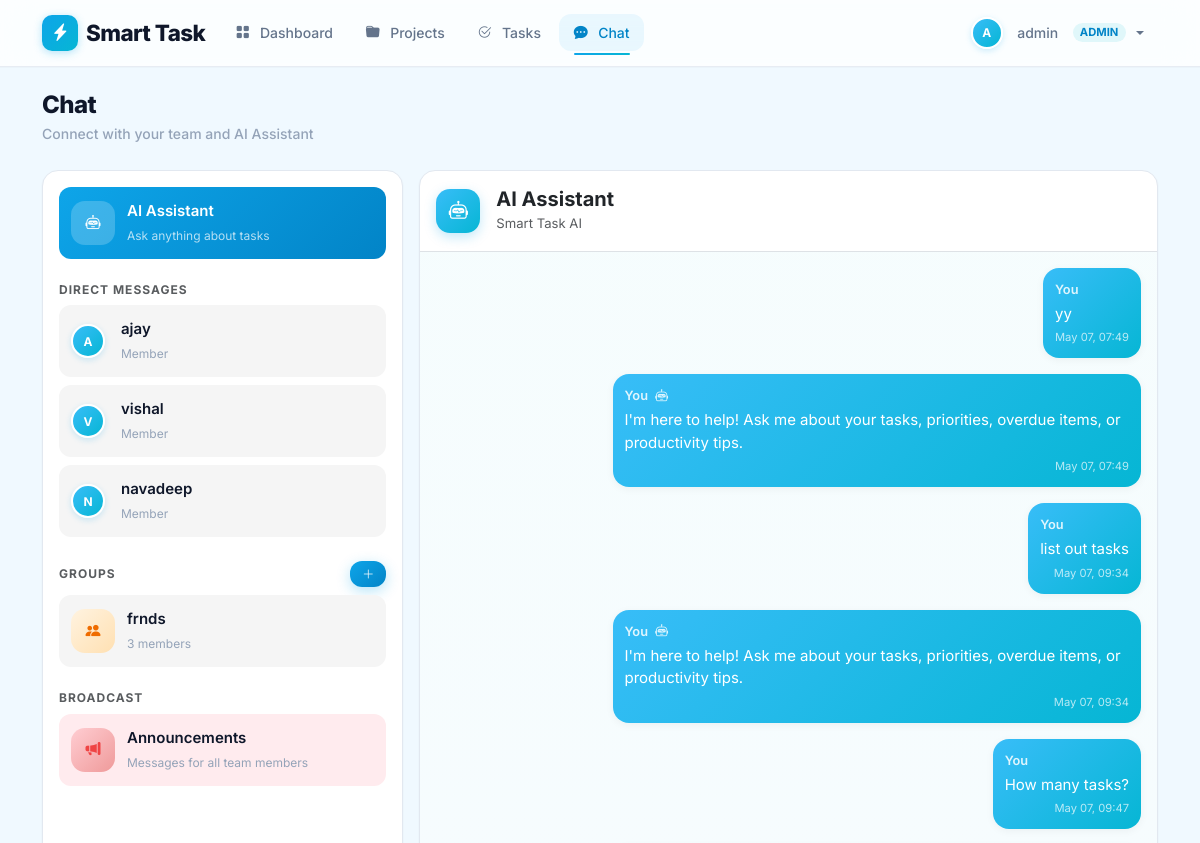
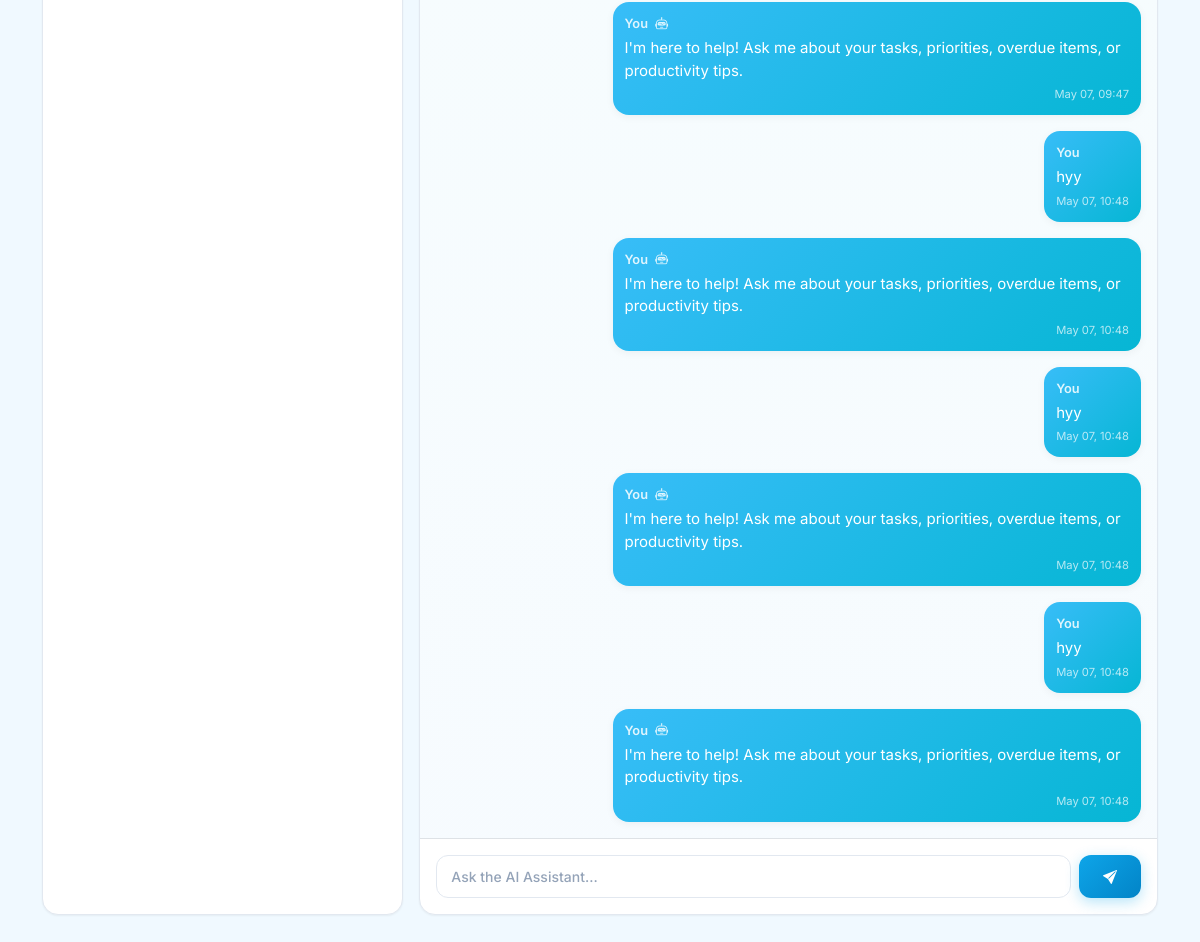
Page /chat (signed in) on the committed database (2 pictures, top to bottom).
### app.py (models this page shows)
class User(db.Model):
    id = db.Column(db.Integer, primary_key=True)
    username = db.Column(db.String(80), unique=True, nullable=False)
    email = db.Column(db.String(120), unique=True, nullable=False)
    password = db.Column(db.String(200), nullable=False)
    role = db.Column(db.String(20), default='member')  # admin or member
    created_at = db.Column(db.DateTime, default=datetime.utcnow)
    owned_projects = db.relationship('Project', backref='owner', lazy=True, foreign_keys='Project.owner_id')
    member_projects = db.relationship('Project', secondary=project_members, backref='members')
    assigned_tasks = db.relationship('Task', backref='assignee', lazy=True, foreign_keys='Task.assigned_to')
    created_tasks = db.relationship('Task', backref='creator', lazy=True, foreign_keys='Task.created_by')

class ChatGroup(db.Model):
    id = db.Column(db.Integer, primary_key=True)
    name = db.Column(db.String(100), nullable=False)
    created_by = db.Column(db.Integer, db.ForeignKey('user.id'), nullable=False)
    created_at = db.Column(db.DateTime, default=datetime.utcnow)
    members = db.relationship('User', secondary=group_members, backref='chat_groups')
    creator = db.relationship('User', foreign_keys=[created_by])

class Message(db.Model):
    id = db.Column(db.Integer, primary_key=True)
    content = db.Column(db.Text, nullable=False)
    sender_id = db.Column(db.Integer, db.ForeignKey('user.id'), nullable=False)
    receiver_id = db.Column(db.Integer, db.ForeignKey('user.id'), nullable=True)  # for DMs
    group_id = db.Column(db.Integer, db.ForeignKey('chat_group.id'), nullable=True)  # for groups
    is_broadcast = db.Column(db.Boolean, default=False)
    created_at = db.Column(db.DateTime, default=datetime.utcnow)
    sender = db.relationship('User', foreign_keys=[sender_id], backref='sent_messages')
    receiver = db.relationship('User', foreign_keys=[receiver_id], backref='received_messages')
    group = db.relationship('ChatGroup', backref='messages')

### app.py (the view, shortened to what this page needs)
@app.route('/chat')
@login_required
def chat():
    user = User.query.get(session['user_id'])
    users = User.query.filter(User.id != user.id).all()
    groups = ChatGroup.query.all()
    try:
        chat_status = UserChatStatus.query.filter_by(user_id=user.id).first()
        if not chat_status:
            chat_status = UserChatStatus(user_id=user.id)
            db.session.add(chat_status)
        chat_status.last_read_at = datetime.utcnow()
        db.session.commit()
    except Exception:
        db.session.rollback()  # Table may not exist yet
    chat_type = request.args.get('type', 'ai')  # ai, dm, group, broadcast
    chat_id = request.args.get('id', type=int)
    messages = []
    selected_user = None
    selected_group = None
    ai_mode = False
    if chat_type == 'dm' and chat_id:
        selected_user = User.query.get(chat_id)
        messages = Message.query.filter(
            ((Message.sender_id == user.id) & (Message.receiver_id == chat_id)) |
            ((Message.sender_id == chat_id) & (Message.receiver_id == user.id))
        ).order_by(Message.created_at.asc()).all()
    elif chat_type == 'broadcast':
        messages = Message.query.filter_by(is_broadcast=True).order_by(Message.created_at.asc()).all()
    elif chat_type == 'ai':
        ai_mode = True
        messages = Message.query.filter_by(sender_id=user.id, receiver_id=user.id).order_by(Message.created_at.asc()).all()
    return render_template('chat.html',
                           users=users,
                           groups=groups,
                           user=user,
                           messages=messages,
                           chat_type=chat_type,
                           chat_id=chat_id,
                           selected_user=selected_user,
                           selected_group=selected_group,
                           ai_mode=ai_mode)

### app.py (called while the page is built)
def login_required(f):
    @wraps(f)
    def decorated_function(*args, **kwargs):
        if 'user_id' not in session:
            flash('Please login first.', 'error')
            return redirect(url_for('login'))
        return f(*args, **kwargs)
    return decorated_function

@app.context_processor
def inject_unread_messages():
    has_unread = False
    if 'user_id' in session:
        try:
            user_id = session['user_id']
            chat_status = UserChatStatus.query.filter_by(user_id=user_id).first()
            last_read = chat_status.last_read_at if chat_status else datetime.min
            unread = Message.query.filter(
                (Message.created_at > last_read) &
                (Message.sender_id != user_id) &
                (
                    (Message.receiver_id == user_id) |
                    (Message.is_broadcast == True) |
                    (Message.group_id != None)
                )
            ).first()
            has_unread = unread is not None
        except Exception:
            pass  # Table may not exist yet
    return dict(has_unread_messages=has_unread)

### templates/chat.html (shortened to what this page needs)
{% extends "base.html" %}
{% block content %}
<div class="page-header mb-4">
    <h2 class="mb-1">Chat</h2>
    <p class="mb-0">Connect with your team and AI Assistant</p>
</div>
<div class="row g-3">
    <div class="col-lg-4">
        <div class="card p-3 h-100" style="max-height: 75vh; overflow-y: auto;">
            <a href="{{ url_for('chat', type='ai') }}" class="chat-item ai {{ 'active' if chat_type == 'ai' else '' }}">
                <div class="chat-item-icon ai">
                    <i class="bi bi-robot text-white"></i>
                </div>
                <div>
                    <div class="chat-item-label">AI Assistant</div>
                    <small class="chat-item-sublabel">Ask anything about tasks</small>
                </div>
            </a>
            <h6 class="fw-bold mt-3 mb-2 text-muted" style="font-size:0.75rem;text-transform:uppercase;letter-spacing:1px;">Direct Messages</h6>
            {% for u in users %}
            <a href="{{ url_for('chat', type='dm', id=u.id) }}" class="chat-item dm {{ 'active' if chat_type == 'dm' and chat_id == u.id else '' }}">
                <div class="avatar-circle me-3">{{ u.username[0]|upper }}</div>
                <div>
                    <div class="chat-item-label">{{ u.username }}</div>
                    <small class="chat-item-sublabel">{{ u.role|capitalize }}</small>
                </div>
            </a>
            {% endfor %}
            <div class="d-flex justify-content-between align-items-center mt-3 mb-2">
                <h6 class="fw-bold text-muted mb-0" style="font-size:0.75rem;text-transform:uppercase;letter-spacing:1px;">Groups</h6>
                {% if user.role == 'admin' %}
                <button class="btn btn-sm btn-primary" style="padding:4px 12px;font-size:0.75rem;" data-bs-toggle="modal" data-bs-target="#createGroupModal">
                    <i class="bi bi-plus-lg"></i>
                </button>
                {% endif %}
            </div>
            {% for g in groups %}
            <a href="{{ url_for('chat', type='group', id=g.id) }}" class="chat-item group {{ 'active' if chat_type == 'group' and chat_id == g.id else '' }}">
                <div class="chat-item-icon group">
                    <i class="bi bi-people-fill"></i>
                </div>
                <div>
                    <div class="chat-item-label">{{ g.name }}</div>
                    <small class="chat-item-sublabel">{{ g.members|length }} members</small>
                </div>
            </a>
            {% else %}
            <p class="text-muted small">No groups yet.</p>
            {% endfor %}
            <h6 class="fw-bold mt-3 mb-2 text-muted" style="font-size:0.75rem;text-transform:uppercase;letter-spacing:1px;">Broadcast</h6>
            <a href="{{ url_for('chat', type='broadcast') }}" class="chat-item broadcast {{ 'active' if chat_type == 'broadcast' else '' }}">
                <div class="chat-item-icon broadcast">
                    <i class="bi bi-megaphone-fill"></i>
                </div>
                <div>
                    <div class="chat-item-label">Announcements</div>
                    <small class="chat-item-sublabel">Messages for all team members</small>
                </div>
            </a>
        </div>
    </div>
    <div class="col-lg-8">
        <div class="card p-0 h-100" style="max-height: 75vh; display:flex; flex-direction:column;">
            <div class="p-3 border-bottom d-flex align-items-center" style="flex-shrink:0;">
                {% if ai_mode %}
                <div class="stat-icon me-3" style="width:44px;height:44px;border-radius:14px;background:linear-gradient(135deg,var(--primary-light),var(--accent));">
                    <i class="bi bi-robot text-white"></i>
                </div>
                <div>
                    <h5 class="fw-bold mb-0">AI Assistant</h5>
                    <small class="text-muted">Smart Task AI</small>
                </div>
                {% elif chat_type == 'dm' and selected_user %}
                <div class="avatar-circle me-3">{{ selected_user.username[0]|upper }}</div>
                <div>
                    <h5 class="fw-bold mb-0">{{ selected_user.username }}</h5>
                    <small class="text-muted">{{ selected_user.role|capitalize }}</small>
                </div>
                {% else %}
                <div>
                    <h5 class="fw-bold mb-0">Select a chat</h5>
                    <small class="text-muted">Choose from the sidebar</small>
                </div>
                {% endif %}
            </div>
            <div class="p-3 flex-grow-1" style="overflow-y: auto; background: linear-gradient(180deg, rgba(224,247,250,0.3), rgba(227,242,253,0.3));">
                {% if messages %}
                    {% for msg in messages %}
                        {% set is_me = msg.sender_id == user.id %}
                        <div class="d-flex mb-3 {{ 'justify-content-end' if is_me else '' }}">
                            <div class="chat-bubble {{ 'me' if is_me else '' }}">
                                <div class="chat-bubble-name">
                                    {{ 'You' if is_me else msg.sender.username }}
                                    {% if msg.content.startswith('[AI Assistant]') %}<i class="bi bi-robot ms-1"></i>{% endif %}
                                </div>
                                <div>{{ msg.content.replace('[AI Assistant] ', '') if msg.content.startswith('[AI Assistant]') else msg.content }}</div>
                                <div class="chat-bubble-time">{{ msg.created_at.strftime('%b %d, %H:%M') }}</div>
                            </div>
                        </div>
                    {% endfor %}
                {% endif %}
            </div>
            {% if chat_type %}
            {% if chat_type == 'broadcast' and user.role != 'admin' %}
            <div class="p-3 border-top text-center text-muted small" style="flex-shrink:0;">
                <i class="bi bi-info-circle me-1"></i> Only admins can post announcements.
            </div>
            {% else %}
            <div class="p-3 border-top" style="flex-shrink:0;">
                <form method="POST" action="{{ url_for('send_message') }}" class="d-flex gap-2">
                    <input type="text" name="content" class="form-control flex-grow-1" placeholder="{{ 'Ask the AI Assistant...' if ai_mode else 'Type a message...' }}" required autocomplete="off">
                    <button type="submit" class="btn btn-primary px-4">
                        <i class="bi bi-send-fill"></i>
                    </button>
                </form>
            </div>
            {% endif %}
            {% endif %}
        </div>
    </div>
</div>
{% endblock %}

### rows in the picture
User: username "A", username "ajay", role "Member"
User: username "V", username "vishal", role "Member"
User: username "N", username "navadeep", role "Member"
ChatGroup: name "frnds", members|length "3"
Message: sender "You", content "yy", created_at "May 07, 07:49"
Message: sender "You", content "I'm here to help! Ask me about your tasks, priorities, overdue items, or productivity tips.", created_at "May 07, 07:49"
Message: sender "You", content "list out tasks", created_at "May 07, 09:34"
Message: sender "You", content "I'm here to help! Ask me about your tasks, priorities, overdue items, or productivity tips.", created_at "May 07, 09:34"
Message: sender "You", content "How many tasks?", created_at "May 07, 09:47"
Message: sender "You", content "I'm here to help! Ask me about your tasks, priorities, overdue items, or productivity tips.", created_at "May 07, 09:47"
Message: sender "You", content "hyy", created_at "May 07, 10:48"
Message: sender "You", content "I'm here to help! Ask me about your tasks, priorities, overdue items, or productivity tips.", created_at "May 07, 10:48"
Message: sender "You", content "hyy", created_at "May 07, 10:48"
Message: sender "You", content "I'm here to help! Ask me about your tasks, priorities, overdue items, or productivity tips.", created_at "May 07, 10:48"
Message: sender "You", content "hyy", created_at "May 07, 10:48"
Message: sender "You", content "I'm here to help! Ask me about your tasks, priorities, overdue items, or productivity tips.", created_at "May 07, 10:48"

### other values in the picture
{{ session.username[0]|upper }} "A"
{{ session.username }} "admin"
